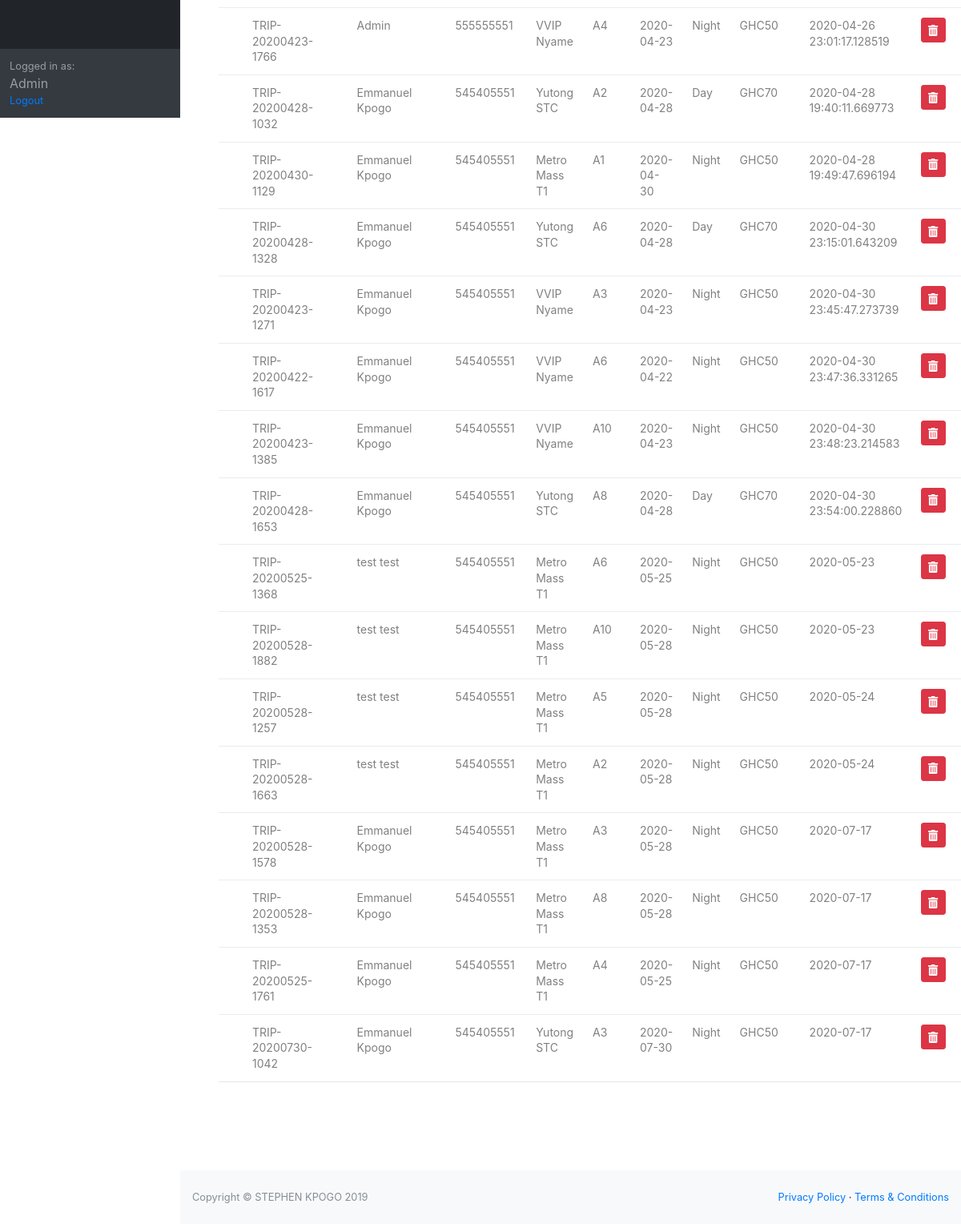
Before: /bookings (signed in, lower part) with the older database file.
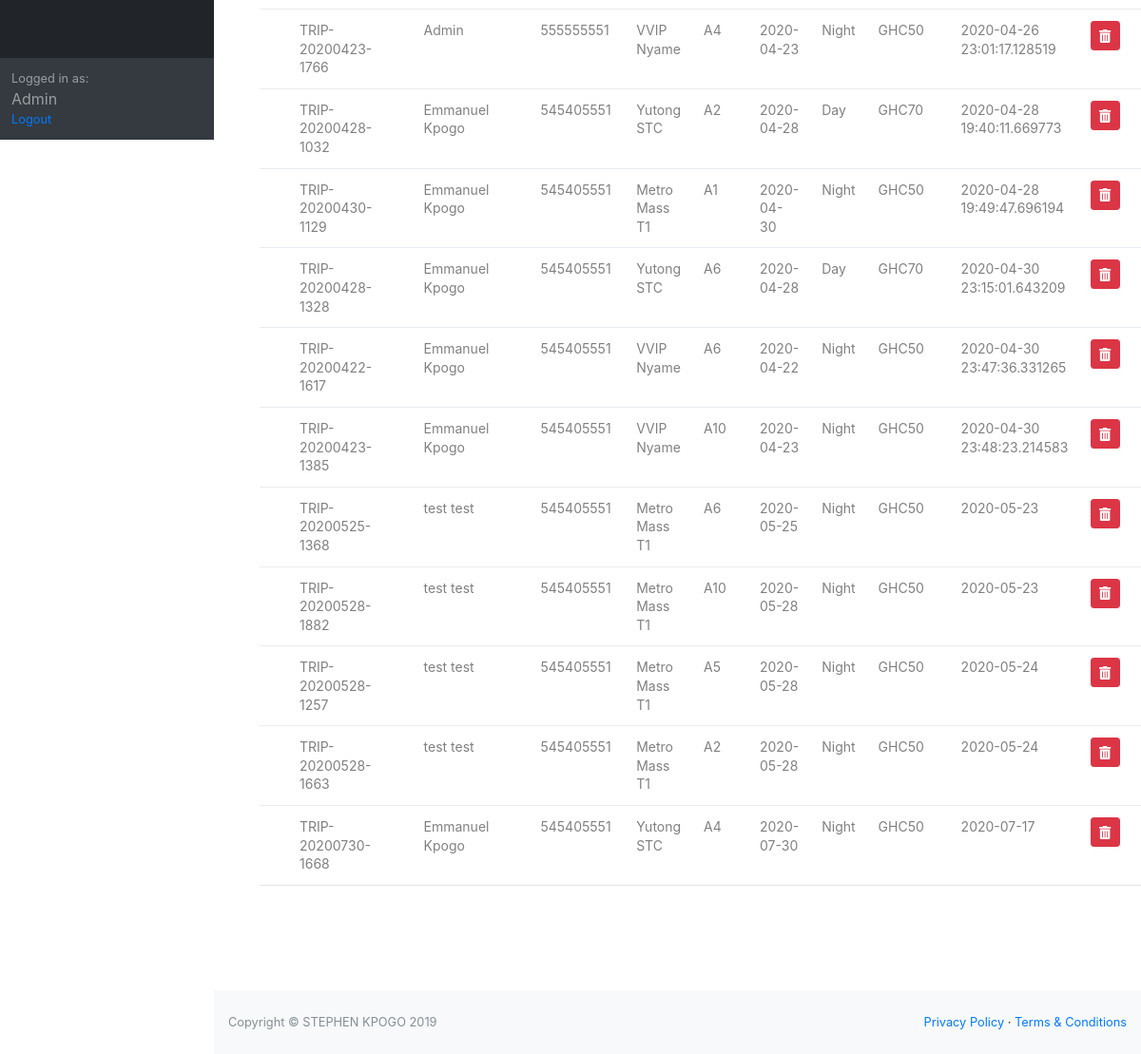
After: the same page with the newer database file.
### bbs/models.py (models this page shows, shortened)
class Booking(db.Model):
    id = db.Column(db.Integer, primary_key=True)
    ticket_number = db.Column(db.String(60), nullable=False)
    customer_id = db.Column(db.Integer, db.ForeignKey('user.id'),nullable=False)
    seat_id = db.Column(db.Integer, db.ForeignKey('seats.id'),nullable=False)
    bus_id = db.Column(db.Integer, db.ForeignKey('buses.id'),nullable=False)
    route_id = db.Column(db.Integer, db.ForeignKey('route.id'),nullable=False)
    phone = db.Column(db.Integer(), nullable=False)
    date_booked = db.Column(db.String(120), nullable=False,default=now.strftime('%Y-%m-%d'))
    email = db.Column(db.String(120), nullable=False)
    date = db.Column(db.DateTime, nullable=False)
    time = db.Column(db.String(60), nullable=False)

class User(db.Model,UserMixin):
    id = db.Column(db.Integer, primary_key=True)
    name = db.Column(db.String(60), unique=True, nullable=False)
    username = db.Column(db.String(20), unique=True, nullable=False)
    email = db.Column(db.String(120), unique=True, nullable=False)
    phone = db.Column(db.Integer(), unique=True, nullable=False)
    image_file = db.Column(db.String(20), nullable=False,default='default.jpg')
    password = db.Column(db.String(60),nullable=False)
    active = db.Column(db.Boolean)
    bookings = db.relationship('Booking', backref='customer')
    roles = db.relationship('Role',secondary='roles_users', backref=db.backref('users', lazy='dynamic'))

class Buses(db.Model):
    id = db.Column(db.Integer, primary_key=True)
    name = db.Column(db.String(60), unique=True, nullable=False)
    number = db.Column(db.String(20), unique=True, nullable=False)
    description = db.Column(db.String(200), nullable=False)
    image_file = db.Column(db.String(60), nullable=False,default='default_bus.jpg')
    bookings = db.relationship('Booking', backref='bus')
    availability = db.relationship('Availability', backref='bus')

class Seats(db.Model):
    id = db.Column(db.Integer, primary_key=True)
    name = db.Column(db.String(5), unique=True, nullable=False)
    bookings = db.relationship('Booking', backref='seat')

class Route(db.Model):
    id = db.Column(db.Integer, primary_key=True)
    name = db.Column(db.String(60), nullable=False)
    time = db.Column(db.String(60), nullable=False)
    amount = db.Column(db.Integer(), nullable=False)
    availability = db.relationship('Availability', backref='route')
    booking = db.relationship('Booking', backref='route')

### bbs/admin/routes.py (the view)
@myadmin.route('/bookings')
@roles_required('admin')
def bookings():
    bookings = Booking.query.all()
    with open( dir_of_interest +'./bookings.csv','w',newline='') as f:
        out = csv.writer(f)
        out.writerow(['Ticket Number','Name','Phone','Bus','Seat','Departure Date','Time','Amount','Date Booked'])
        for booking in bookings:
            out.writerow([booking.ticket_number,booking.customer.name,booking.phone,booking.bus.name,booking.seat.name,
                    booking.date.strftime('%Y-%m-%d'),booking.route.time,booking.route.amount,booking.date_booked ])
    return render_template('/admin/bookings.html',bookings=bookings)

### bbs/templates/admin/bookings.html (shortened to what this page needs)
{% extends "admin/admin_layout.html"%}
{% block content%}
<div class="table100 ver3 m-b-110 ml-5 mr-5 mt-5">
<table class="table table-hover">
  <tbody>
    {% for booking in bookings%}
    <tr class="">
      <td class="column100 column1" data-column="column1">{{booking.ticket_number}}</td>
      <td class="column100 column1" data-column="column1">{{booking.customer.name}}</td>
      <td class="column100 column1" data-column="column1">{{booking.phone}}</td>
      <td class="column100 column2" data-column="column2">{{booking.bus.name}}</td>
      <td class="column100 column3" data-column="column3">{{booking.seat.name}}</td>
      <td class="column100 column4" data-column="column4">{{booking.date.strftime('%Y-%m-%d')}}</td>
      <td class="column100 column5" data-column="column5">{{booking.route.time}}</td>
      <td class="column100 column6" data-column="column6">GHC{{booking.route.amount}}</td>
      <td class="column100 column7" data-column="column7">{{booking.date_booked}}</td>
      <td class="column100 column8" data-column="column8">
     <a class="btn btn-sm btn-danger" href="{{url_for('myadmin.delete',id=booking.id)}}"> <i class="fas fa-trash-alt"></i></a></td>
     </tr>
    {% endfor %}
  </tbody>
</table>
</div>
{% endblock content%}

### bbs/templates/admin/admin_layout.html (shortened to what this page needs)
  <!DOCTYPE html>
<html lang="en">
    <head>
        <link href="./static/css/styles.css" rel="stylesheet" />
        <link href="./static/main.css" rel="stylesheet" />
        <link href="https://cdn.datatables.net/1.10.20/css/dataTables.bootstrap4.min.css" rel="stylesheet" />
         <link href="https://cdnjs.cloudflare.com/ajax/libs/font-awesome/4.7.0/css/font-awesome.min.css" rel="stylesheet"/>
        <link rel="stylesheet" type="text/css" href="./static/tables/bootstrap/css/bootstrap.min.css">
        <link rel="stylesheet" type="text/css" href="./static/tables/font-awesome-4.7.0/css/font-awesome.min.css">
        <link rel="stylesheet" type="text/css" href="./static/tables/animate/animate.css">
        <link rel="stylesheet" type="text/css" href="./static/tables/select2/select2.min.css">
        <link rel="stylesheet" type="text/css" href="./static/tables/perfect-scrollbar/perfect-scrollbar.css">
        <link rel="stylesheet" type="text/css" href="./static/tables/util.css">
        <link rel="stylesheet" type="text/css" href="./static/tables/table.css">
      </head>
    <body class="sb-nav-fixed">
        <div id="layoutSidenav">
            <div id="layoutSidenav_nav">
                <nav class="sb-sidenav accordion sb-sidenav-dark" id="sidenavAccordion">
                    <div class="sb-sidenav-menu">
                    </div>
                    <div class="sb-sidenav-footer">
                        <div class="small">Logged in as:</div>
                        Admin
                    {% if current_user.is_authenticated%}
                    <div class="small"><a href="{{url_for('users.logout')}}">Logout</a></div>
                    {% endif %}
                    </div>
                </nav>
            </div>
            <div id="layoutSidenav_content">
                <div>{% block content %}{% endblock %}
                </div>
                <footer class="py-4 bg-light mt-auto">
                    <div class="container-fluid">
                        <div class="d-flex align-items-center justify-content-between small">
                            <div class="text-muted">Copyright &copy; STEPHEN KPOGO 2019</div>
                            <div>
                                <a href="#">Privacy Policy</a>
                                &middot;
                                <a href="#">Terms &amp; Conditions</a>
                            </div>
                        </div>
                    </div>
                </footer>
            </div>
        </div>
    </body>

### bbs/static/main.css (style rules this page uses)
* { box-sizing: border-box; }
body { background-color: #f9fafb; }

### bbs/static/tables/table.css (style rules this page uses)
* { margin: 0px; padding: 0px; box-sizing: border-box; }
body, html { height: 100%; }
a { margin: 0px; transition: all 0.4s; -webkit-transition: all 0.4s; -o-transition: all 0.4s; -moz-transition: all 0.4s; }
table { width: 100%; background-color: #fff; }
.column100.column1 { width: 265px; padding-left: 42px; }
.table100.ver3 tbody tr { border-bottom: 1px solid #e5e5e5; }
.table100.ver3 td { font-size: 14px; color: #808080; line-height: 1.4; }

Changed rows visible on the page:
removed Booking: ticket_number "TRIP-20200423-1271", customer.name "Emmanuel Kpogo", phone "545405551", bus.name "VVIP Nyame", seat.name "A3", date "2020-04-23", route.time "Night", route.amount "50", date_booked "2020-04-30 23:45:47.273739"
removed Booking: ticket_number "TRIP-20200428-1653", customer.name "Emmanuel Kpogo", phone "545405551", bus.name "Yutong STC", seat.name "A8", date "2020-04-28", route.time "Day", route.amount "70", date_booked "2020-04-30 23:54:00.228860"
removed Booking: ticket_number "TRIP-20200528-1353", customer.name "Emmanuel Kpogo", phone "545405551", bus.name "Metro Mass T1", seat.name "A8", date "2020-05-28", route.time "Night", route.amount "50", date_booked "2020-07-17"
removed Booking: ticket_number "TRIP-20200525-1761", customer.name "Emmanuel Kpogo", phone "545405551", bus.name "Metro Mass T1", seat.name "A4", date "2020-05-25", route.time "Night", route.amount "50", date_booked "2020-07-17"
removed Booking: ticket_number "TRIP-20200730-1042", customer.name "Emmanuel Kpogo", phone "545405551", bus.name "Yutong STC", seat.name "A3", date "2020-07-30", route.time "Night", route.amount "50", date_booked "2020-07-17"
changed Booking: ticket_number "TRIP-20200528-1578" → "TRIP-20200730-1668"; bus.name "Metro Mass T1" → "Yutong STC"; seat.name "A3" → "A4"; date "2020-05-28" → "2020-07-30"
